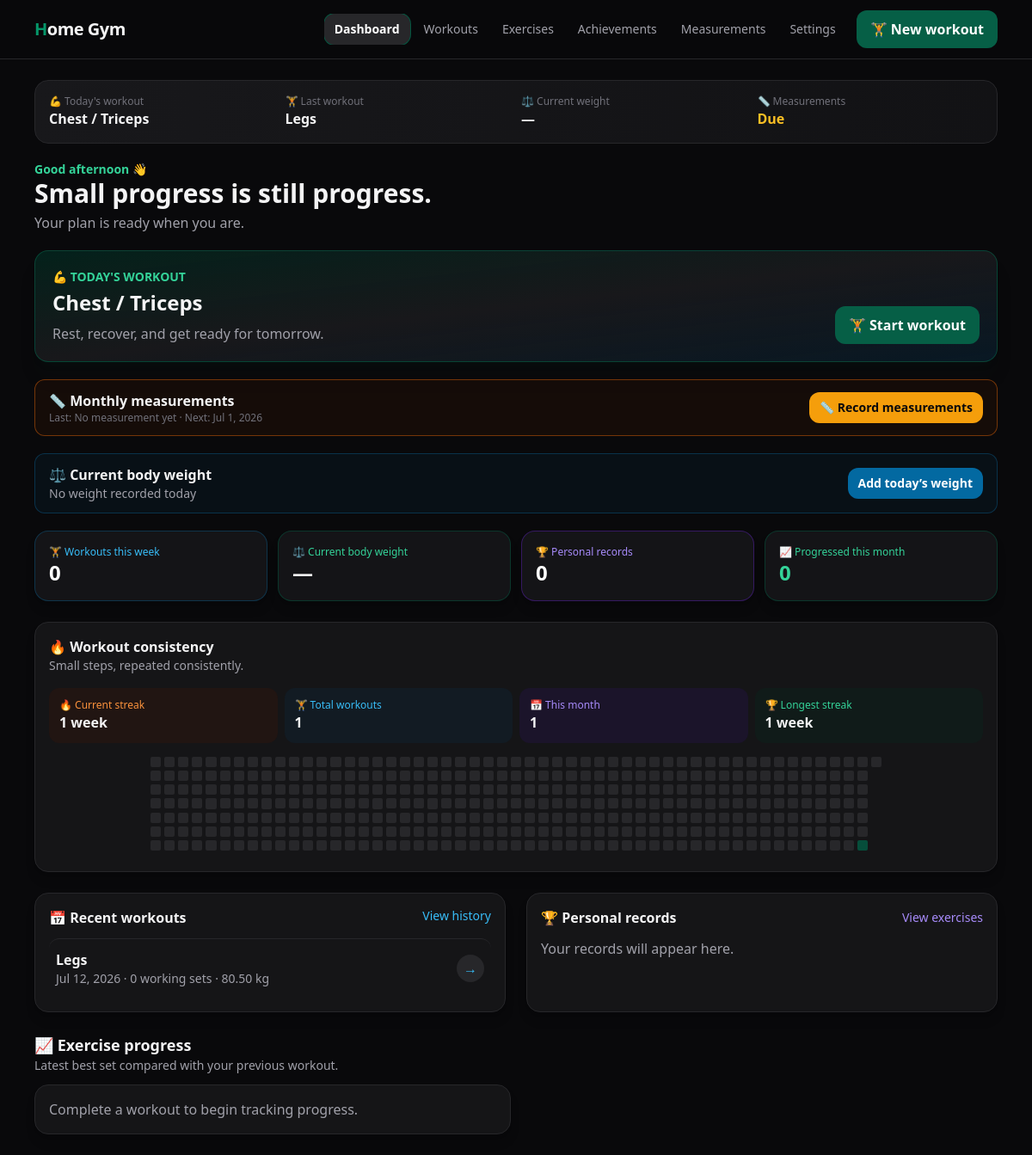
/dashboard, run on the app's committed database.
### tables this page shows
CREATE TABLE workout_templates (
    id SMALLINT UNSIGNED AUTO_INCREMENT PRIMARY KEY,
    name VARCHAR(120) NOT NULL,
    session_type VARCHAR(120) NOT NULL,
    scheduled_days VARCHAR(20) NOT NULL COMMENT 'Comma-separated ISO weekdays, Monday=1',
    is_active BOOLEAN NOT NULL DEFAULT TRUE,
    UNIQUE KEY uq_template_name (name)
);

CREATE TABLE workout_sessions (
    id BIGINT UNSIGNED AUTO_INCREMENT PRIMARY KEY,
    workout_template_id SMALLINT UNSIGNED NULL,
    performed_at DATETIME NOT NULL,
    session_type VARCHAR(120) NOT NULL,
    body_weight_kg DECIMAL(5,2) NULL,
    notes TEXT NULL,
    status ENUM('in_progress','completed','abandoned') NOT NULL DEFAULT 'completed',
    current_workout_exercise_id BIGINT UNSIGNED NULL,
    current_set_position SMALLINT UNSIGNED NOT NULL DEFAULT 1,
    started_at DATETIME NULL,
    completed_at DATETIME NULL,
    rest_ends_at DATETIME NULL,
    rest_paused_seconds SMALLINT UNSIGNED NULL,
    template_order_changed BOOLEAN NOT NULL DEFAULT FALSE,
    template_sets_changed BOOLEAN NOT NULL DEFAULT FALSE,
    created_at TIMESTAMP NOT NULL DEFAULT CURRENT_TIMESTAMP,
    updated_at TIMESTAMP NOT NULL DEFAULT CURRENT_TIMESTAMP ON UPDATE CURRENT_TIMESTAMP,
    INDEX idx_sessions_date (performed_at)
);

### app/Core/View.php (called while the page is built, shortened)
<?php
final class View
{
    public static function render(string $name, array $data = []): void
    {
        $file = dirname(__DIR__, 2) . '/resources/views/' . $name . '.php';
        extract($data, EXTR_SKIP);
        require $file;
        require dirname(__DIR__, 2) . '/resources/views/layouts/app.php';
    }
}

### app/Core/Controller.php (called while the page is built, shortened)
<?php
abstract class Controller
{
    protected function view(string $name, array $data = []): void
    {
        View::render($name, $data);
    }
}

### app/Controllers/DashboardController.php (called while the page is built, shortened)
<?php
final class DashboardController extends Controller { public function index(): void { $this->view('dashboard/index',['sessions'=>WorkoutSession::recent(5),'stats'=>(new StatisticsService())->dashboard(),'activeWorkout'=>(new ActiveWorkoutService())->active(),'dailyMessage'=>(new MotivationalMessageService())->current()]); } }

### public/index.php (called while the page is built, shortened)
<?php
$config = require dirname(__DIR__) . '/config/app.php';
$router = new Router();
$router->dispatch($_SERVER['REQUEST_METHOD'], $_SERVER['REQUEST_URI']);

### app/Core/Database.php (called while the page is built, shortened)
<?php
final class Database
{
    private static ?PDO $connection = null;
    public static function connection(): PDO
    {
        if (self::$connection === null) {
            $host = $_ENV['DB_HOST'] ?? '127.0.0.1';
            $port = $_ENV['DB_PORT'] ?? '3306';
            $database = $_ENV['DB_DATABASE'] ?? 'muscu';
            $dsn = "mysql:host={$host};port={$port};dbname={$database};charset=utf8mb4";
            self::$connection = new PDO($dsn, $_ENV['DB_USERNAME'] ?? '', $_ENV['DB_PASSWORD'] ?? '', [
                PDO::ATTR_ERRMODE => PDO::ERRMODE_EXCEPTION,
                PDO::ATTR_DEFAULT_FETCH_MODE => PDO::FETCH_ASSOC,
                PDO::ATTR_EMULATE_PREPARES => false,
            ]);
        }
        return self::$connection;
    }
}

### app/Models/WorkoutTemplate.php (called while the page is built, shortened)
<?php
final class WorkoutTemplate
{
    public static function all(): array
    {
        return Database::connection()->query('SELECT * FROM workout_templates WHERE is_active=1 ORDER BY id')->fetchAll();
    }
    public static function find(int $id): ?array
    {
        $db=Database::connection();$stmt=$db->prepare('SELECT * FROM workout_templates WHERE id=? AND is_active=1');$stmt->execute([$id]);$template=$stmt->fetch();if(!$template)return null;
        $stmt=$db->prepare('SELECT wte.*,e.name exercise_name FROM workout_template_exercises wte JOIN exercises e ON e.id=wte.exercise_id WHERE wte.workout_template_id=? ORDER BY wte.position');$stmt->execute([$id]);$template['exercises']=$stmt->fetchAll();return $template;
    }
    public static function forDay(int $isoDay): ?array
    {
        foreach(self::all() as $template){if(in_array((string)$isoDay,explode(',',$template['scheduled_days']),true))return self::find((int)$template['id']);}return null;
    }
}

### app/Services/StatisticsService.php (called while the page is built, shortened)
<?php
final class StatisticsService
{
    public function dashboard(): array
    {
        $db=Database::connection();
        $week=$db->query("SELECT COUNT(DISTINCT ws.id) sessions,COUNT(CASE WHEN es.set_type='working' THEN 1 END) sets FROM workout_sessions ws LEFT JOIN workout_exercises we ON we.workout_session_id=ws.id LEFT JOIN exercise_sets es ON es.workout_exercise_id=we.id WHERE ws.status='completed' AND YEARWEEK(ws.performed_at,1)=YEARWEEK(CURRENT_DATE,1)")->fetch();
        $heatmap=$db->query("SELECT DATE(performed_at) workout_date,COUNT(*) workout_count FROM workout_sessions WHERE status='completed' AND performed_at>=CURRENT_DATE-INTERVAL 364 DAY GROUP BY DATE(performed_at) ORDER BY workout_date")->fetchAll();
        $todayWorkout=WorkoutTemplate::forDay((int)(new DateTimeImmutable('today'))->format('N'));
        return compact('week','records','recordCount','weight','currentWeight','todayWeight','previousWeight','entryWeightChange','weightChange','weeklyWeightTrend','monthlyWeightTrend','weightGoal','due','lastMeasurement','nextReminder','progress','progressedThisMonth','heatmap','streak','longestStreak','totalWorkouts','monthWorkouts','todayWorkout','nextWorkout','todayCompleted');
    }
}

### app/Helpers/functions.php (called while the page is built, shortened)
<?php
function e(mixed $value): string
{
    return htmlspecialchars((string) $value, ENT_QUOTES | ENT_SUBSTITUTE, 'UTF-8');
}

### app/Models/WorkoutSession.php (called while the page is built, shortened)
<?php
final class WorkoutSession
{
    public static function recent(int $limit = 20): array
    {
        $stmt = Database::connection()->prepare("SELECT ws.*,COUNT(DISTINCT we.id) exercise_count,COUNT(es.id) set_count,COUNT(CASE WHEN es.set_type='working' THEN 1 END) working_set_count FROM workout_sessions ws LEFT JOIN workout_exercises we ON we.workout_session_id=ws.id LEFT JOIN exercise_sets es ON es.workout_exercise_id=we.id WHERE ws.status='completed' GROUP BY ws.id ORDER BY ws.performed_at DESC LIMIT ?");
        $stmt->bindValue(1, $limit, PDO::PARAM_INT);
        $stmt->execute();
        return $stmt->fetchAll();
    }
}

### resources/views/dashboard/index.php (the view, shortened to what this page needs)
<?php
$title='Dashboard';$hour=(int)date('G');$greeting=$hour<12?'Good morning':($hour<18?'Good afternoon':'Good evening');$lastWorkout=$sessions[0]??null;
$heatmapMap=[];foreach($stats['heatmap'] as $day)$heatmapMap[$day['workout_date']]=(int)$day['workout_count'];
?>
<section class="mb-5 grid grid-cols-2 gap-3 rounded-2xl border border-zinc-800 bg-gradient-to-r from-zinc-900 to-zinc-900/60 p-4 lg:grid-cols-4">
  <div><p class="text-xs text-zinc-500">💪 Today's workout</p><p class="font-bold"><?= e($activeWorkout['session']['session_type']??$stats['todayCompleted']['session_type']??$stats['todayWorkout']['session_type']??'Recovery day') ?></p></div>
  <div><p class="text-xs text-zinc-500">🏋️ Last workout</p><p class="font-bold"><?= e($lastWorkout['session_type']??'None yet') ?></p></div>
  <div><p class="text-xs text-zinc-500">⚖️ Current weight</p><p class="font-bold"><?= $stats['currentWeight']!==null?e(number_format($stats['currentWeight'],1)).' kg':'—' ?></p></div>
  <div><p class="text-xs text-zinc-500">📏 Measurements</p><p class="font-bold <?= $stats['due']?'text-amber-400':'text-emerald-400' ?>"><?= $stats['due']?'Due':'Completed' ?></p></div>
</section>
<div class="mb-5"><p class="text-sm font-semibold text-emerald-400"><?= e($greeting) ?> 👋</p><h1 class="text-3xl font-black"><?= e($dailyMessage) ?></h1><p class="mt-1 text-zinc-400">Your plan is ready when you are.</p></div>
<section class="mb-5 overflow-hidden rounded-2xl border border-emerald-800/60 bg-gradient-to-br from-emerald-950/70 via-zinc-900 to-sky-950/40 p-5 shadow-xl shadow-emerald-950/10">
  <div class="grid gap-5 lg:grid-cols-[1fr_auto]"><div><p class="text-sm font-semibold text-emerald-400"><?= $activeWorkout?'● WORKOUT IN PROGRESS':($stats['todayCompleted']?'✅ WORKOUT COMPLETE':'💪 TODAY\'S WORKOUT') ?></p><h2 class="mt-1 text-2xl font-black"><?= e($activeWorkout['session']['session_type']??$stats['todayCompleted']['session_type']??$stats['todayWorkout']['session_type']??'Recovery day') ?></h2>
  <?php $dashboardExercises=$activeWorkout['exercises']??$stats['todayWorkout']['exercises']??[];if($dashboardExercises): ?><div class="mt-4 grid gap-2 sm:grid-cols-2"><?php foreach($dashboardExercises as $exercise):$status=$activeWorkout?$exercise['status']:($stats['todayCompleted']?'completed':'pending');?><p class="flex items-center gap-2 text-sm <?= $status==='completed'?'text-emerald-400':'text-zinc-300' ?>"><span><?= $status==='completed'?'✓':($status==='active'?'●':'○') ?></span><?= e($exercise['name']??$exercise['exercise_name']) ?></p><?php endforeach; ?></div><?php else: ?><p class="mt-2 text-zinc-400">Rest, recover, and get ready for tomorrow.</p><?php endif; ?></div>
  <div class="flex items-end"><?php if($activeWorkout): ?><a class="btn-reminder w-full whitespace-nowrap" href="/workouts/active">▶ Resume workout</a><?php elseif($stats['todayCompleted']): ?><a class="btn-secondary w-full whitespace-nowrap" href="/workouts/<?= (int)$stats['todayCompleted']['id'] ?>">✅ View workout</a><?php elseif($stats['todayWorkout']): ?><form method="post" action="/workouts/start" class="w-full"><?= csrf_field() ?><input type="hidden" name="template_id" value="<?= (int)$stats['todayWorkout']['id'] ?>"><button class="btn-primary w-full whitespace-nowrap">🏋️ Start workout</button></form><?php else: ?><a class="btn-info w-full whitespace-nowrap" href="/workouts/custom/new">➕ Free workout</a><?php endif; ?></div></div>
</section>
<section class="mb-5 flex flex-wrap items-center justify-between gap-3 rounded-xl border <?= $stats['due']?'border-amber-700/60 bg-amber-950/20':'border-zinc-800 bg-zinc-900/40' ?> px-4 py-3"><div><p class="font-bold"><?= $stats['due']?'📏 Monthly measurements':'✅ Monthly measurements' ?></p><p class="text-xs text-zinc-500">Last: <?= $stats['lastMeasurement']?e(date('M j, Y',strtotime($stats['lastMeasurement']))):'No measurement yet' ?> · Next: <?= e(date('M j, Y',strtotime($stats['nextReminder']))) ?></p></div><a href="/measurements" class="<?= $stats['due']?'btn-reminder':'btn-secondary' ?> min-h-0 px-3 py-2 text-sm"><?= $stats['due']?'📏 Record measurements':'View measurements' ?></a></section>
<section class="mb-5 flex items-center justify-between gap-3 rounded-xl border border-sky-900/60 bg-sky-950/20 px-4 py-3"><div><p class="font-bold">⚖️ Current body weight</p><p class="text-sm <?= $stats['todayWeight']!==null?'text-zinc-300':'text-zinc-400' ?>"><?= $stats['todayWeight']!==null?e(number_format($stats['todayWeight'],1)).' kg today':'No weight recorded today'.($stats['currentWeight']!==null?' · Last: '.e(number_format($stats['currentWeight'],1)).' kg':'') ?></p></div><button type="button" data-open-weight-modal class="btn-info min-h-0 px-3 py-2 text-sm"><?= $stats['todayWeight']!==null?'Update':'Add today’s' ?> weight</button></section>
<section class="mb-6 grid grid-cols-2 gap-3 lg:grid-cols-4"><div class="card border-sky-900/60"><p class="text-xs text-sky-400">🏋️ Workouts this week</p><p class="metric"><?= (int)$stats['week']['sessions'] ?></p></div><div class="card border-emerald-900/60"><p class="text-xs text-emerald-400">⚖️ Current body weight</p><p class="metric"><?= $stats['currentWeight']!==null?e(number_format($stats['currentWeight'],1)).' kg':'—' ?></p></div><div class="card border-violet-900/60"><p class="text-xs text-violet-400">🏆 Personal records</p><p class="metric"><?= (int)$stats['recordCount'] ?></p></div><div class="card border-emerald-900/60"><p class="text-xs text-emerald-400">📈 Progressed this month</p><p class="metric text-emerald-400"><?= (int)$stats['progressedThisMonth'] ?></p></div></section>
<section class="card mb-6"><div class="mb-4"><h2 class="font-bold">🔥 Workout consistency</h2><p class="text-sm text-zinc-400">Small steps, repeated consistently.</p></div><div class="mb-4 grid grid-cols-2 gap-2 sm:grid-cols-4"><div class="rounded-xl bg-orange-950/25 p-3"><p class="text-xs text-orange-400">🔥 Current streak</p><p class="font-bold"><?= (int)$stats['streak'] ?> week<?= $stats['streak']===1?'':'s' ?></p></div><div class="rounded-xl bg-sky-950/25 p-3"><p class="text-xs text-sky-400">🏋️ Total workouts</p><p class="font-bold"><?= (int)$stats['totalWorkouts'] ?></p></div><div class="rounded-xl bg-violet-950/25 p-3"><p class="text-xs text-violet-400">📅 This month</p><p class="font-bold"><?= (int)$stats['monthWorkouts'] ?></p></div><div class="rounded-xl bg-emerald-950/25 p-3"><p class="text-xs text-emerald-400">🏆 Longest streak</p><p class="font-bold"><?= (int)$stats['longestStreak'] ?> week<?= $stats['longestStreak']===1?'':'s' ?></p></div></div>
  <div class="pb-2"><div class="workout-heatmap"><?php for($blank=0;$blank<$heatmapPadding;$blank++): ?><span class="workout-heatmap-cell opacity-0"></span><?php endfor; ?><?php for($offset=364;$offset>=0;$offset--):$date=date('Y-m-d',strtotime("-{$offset} days"));$count=$heatmapMap[$date]??0;$color=$count===0?'bg-zinc-800':($count===1?'bg-emerald-900':($count===2?'bg-emerald-600':'bg-emerald-400'));?><span class="workout-heatmap-cell <?= $color ?>" title="<?= e(date('M j, Y',strtotime($date))) ?>: <?= $count ?> workout<?= $count===1?'':'s' ?>"></span><?php endfor; ?></div></div>
</section>
<div class="grid gap-6 lg:grid-cols-2"><section class="card"><div class="mb-3 flex justify-between"><h2 class="font-bold">📅 Recent workouts</h2><a class="text-sm text-sky-400" href="/workouts">View history</a></div><?php if(!$sessions): ?><p class="text-zinc-400">No workouts recorded yet.</p><?php endif; ?><?php foreach($sessions as $workout): ?><a href="/workouts/<?= (int)$workout['id'] ?>" class="group flex items-center justify-between gap-3 rounded-xl border-t border-zinc-800 px-2 py-3 transition first:border-0 hover:bg-zinc-800/70"><div><strong><?= e($workout['session_type']) ?></strong><p class="text-sm text-zinc-400"><?= e(date('M j, Y',strtotime($workout['performed_at']))) ?> · <?= (int)$workout['working_set_count'] ?> working sets<?php if($workout['body_weight_kg']): ?> · <?= e($workout['body_weight_kg']) ?> kg<?php endif; ?></p></div><span class="flex h-8 w-8 items-center justify-center rounded-full bg-zinc-800 text-sky-400 transition group-hover:bg-sky-700 group-hover:text-white">→</span></a><?php endforeach; ?></section>
<section class="card"><div class="mb-3 flex items-center justify-between"><h2 class="font-bold">🏆 Personal records</h2><a class="text-sm text-violet-400" href="/exercises">View exercises</a></div><?php if(!$stats['records']): ?><p class="text-zinc-400">Your records will appear here.</p><?php endif; ?></section></div>
<section class="mt-6"><div class="mb-3"><h2 class="text-lg font-bold">📈 Exercise progress</h2><p class="text-sm text-zinc-400">Latest best set compared with your previous workout.</p></div><div class="grid gap-3 md:grid-cols-2"><?php if(!$stats['progress']): ?><div class="card text-zinc-400">Complete a workout to begin tracking progress.</div><?php endif; ?></div></section>

### app/Core/Router.php (shortened to what this page needs)
<?php
final class Router
{
    private array $routes = [];
    private function add(string $method, string $path, array|callable $action, ?string $name=null): void
    {
        $pattern = preg_replace('#\{[a-zA-Z_]+\}#', '([^/]+)', $path);
        $this->routes[] = [$method, '#^' . $pattern . '/?$#', $action];
    }
    public function dispatch(string $method, string $uri): void
    {
        $path = rawurldecode(parse_url($uri, PHP_URL_PATH) ?: '/');
        foreach ($this->routes as [$verb, $pattern, $action]) {
            if ($verb === $method && preg_match($pattern, $path, $matches)) {
                array_shift($matches);
                if(is_callable($action))$action(...$matches);else{[$class, $function] = $action;(new $class())->{$function}(...$matches);}
                return;
            }
        }
    }
}

### data on the page
workout_templates: session_type "Chest / Triceps"
workout_sessions: session_type "Legs", performed_at "Jul 12, 2026", working_set_count "0", body_weight_kg "80.50"

### other printed values
$stats['week']['sessions'] "0"
